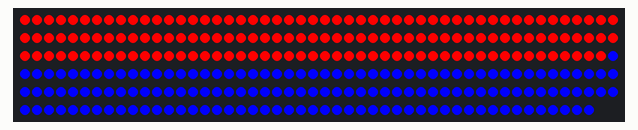
This sketch was run on a simulated Arduino Uno, built with avr-gcc and run on an emulated ATmega328P. Shown: 298 RGB LEDs in strip order, left to right, continuing on the next row.

Above: at 0.16 s.

The sketch:

SimpleUnderlight.ino
```cpp
#define LED_PIN 12
#define LED_AM 298
#define INIT_BRIGHTNESS 255

#include "FastLED.h"
CRGB leds[LED_AM];

#define CHANGING_COLOR_PERIOD_MS (unsigned long)30 * 60 * 1000
#define CHANGING_TO_RAINBOW_PERIOD_MS (unsigned long)60 * 60 * 1000
// #define CHANGING_COLOR_PERIOD_MS (unsigned long)5 * 1000
// #define CHANGING_TO_RAINBOW_PERIOD_MS (unsigned long)10 * 1000

// FLAME SETTINGS
#define HUE_GAP 25             // заброс по hue
#define FIRE_STEP 15           // шаг огня
#define MIN_SATURATION 255     // мин. насыщенность
#define MAX_SATURATION 255     // макс. насыщенность
#define MIN_VALUE 50           // мин. яркость огня
#define MAX_VALUE 255          // макс. яркость огня

#define ANIMATION_SPEED 8    // [1, 127] - adding speed, [-128, -1] - subtructing speed

#define COLORS_PATTERN_LENGTH 4

byte COLORS_PATTERN[COLORS_PATTERN_LENGTH] = {0, 85, 140, 200};

void setup() {
  FastLED.addLeds<WS2811, LED_PIN, GRB>(leds, LED_AM).setCorrection( TypicalLEDStrip );
  FastLED.setBrightness(INIT_BRIGHTNESS);
}

byte currentColorIndex = 0;
int animationFrame = 0;
unsigned long datePoint = 0;

bool policeState = 0;

void loop() {

  if(policeState == 0) {
    for(int i = 0; i < LED_AM; i++) {
      if(i < LED_AM / 2) leds[i] = CHSV(0, 255, 255);
      else leds[i] = CHSV(160, 255, 255);
    }
  }
  else {
    for(int i = 0; i < LED_AM; i++) {
      if(i < LED_AM / 2) leds[i] = CHSV(160, 255, 255);
      else leds[i] = CHSV(0, 255, 255);
    }
  }

  policeState = !policeState;

  // if(currentColorIndex == 0) {
  //   fill_rainbow(leds, LED_AM, animationFrame/8, 1);

  //   if(millis() > datePoint + CHANGING_TO_RAINBOW_PERIOD_MS) {
  //     currentColorIndex++;
  //     datePoint = millis();
  //   }
  // }

  // else {

  //   for(int i = 0; i < LED_AM; i++) {
  //     byte value = inoise8(i*FIRE_STEP, animationFrame);
  //     leds[i] = getFlameColor(value);
  //     FastLED.show();
  //   }

  //   for(int i = 0; i < LED_AM; i++) {
  //     byte value = inoise8(i*FIRE_STEP, animationFrame);
  //     leds[i] = getFlameColor(value);
  //   }

  //   if(millis() > datePoint + CHANGING_COLOR_PERIOD_MS) {
  //     currentColorIndex++;
  //     datePoint = millis();
  //   }

  //   if(currentColorIndex >= COLORS_PATTERN_LENGTH) currentColorIndex = 0;
  // }

  // if(ANIMATION_SPEED > 0) animationFrame += ANIMATION_SPEED;
  // else if(ANIMATION_SPEED < 0 && millis() % -ANIMATION_SPEED == 0) animationFrame++;

  FastLED.show();

  delay(1);
}

CHSV getFlameColor(byte value) {
  return CHSV(
    COLORS_PATTERN[currentColorIndex] + map(value, 0, 255, 0, HUE_GAP),
    map(value, 0, 255, MAX_SATURATION, MIN_SATURATION),
    map(value, 0, 255, MIN_VALUE, MAX_VALUE)
  );
}
```
